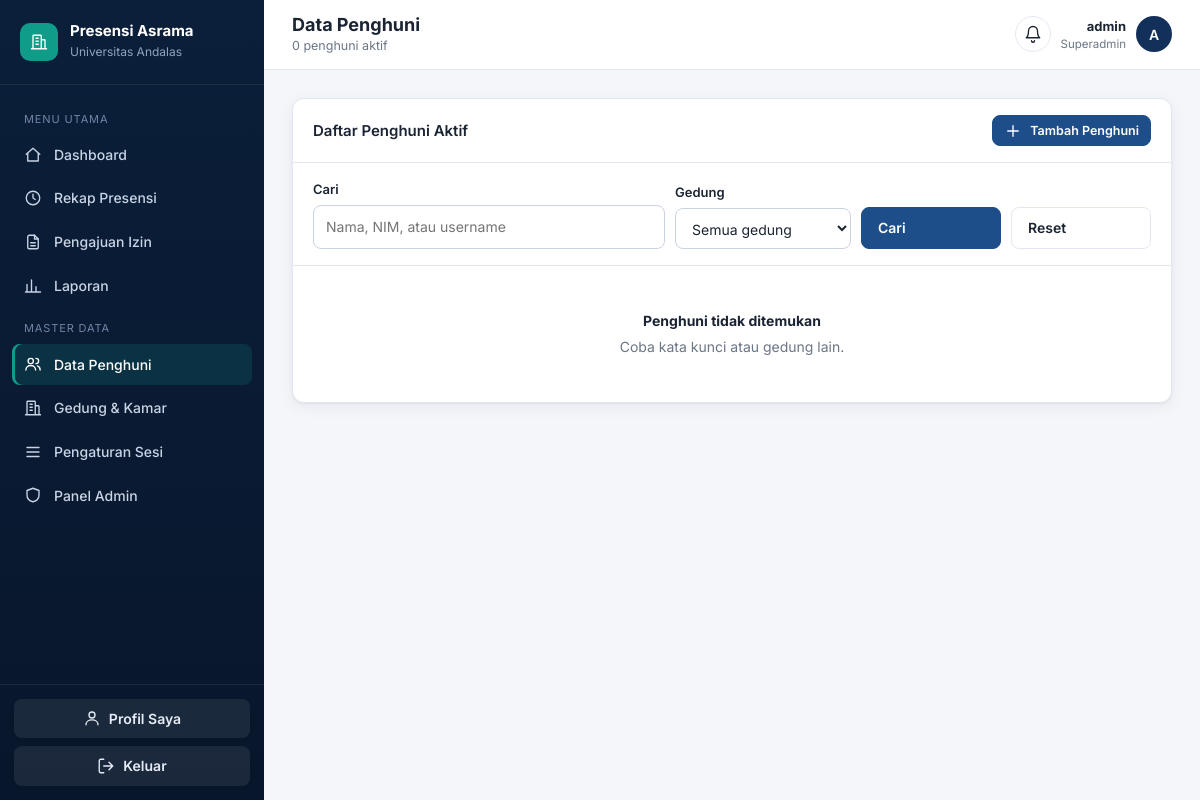
/kelola/penghuni/ (signed in), run on an earlier commit of the app's database.
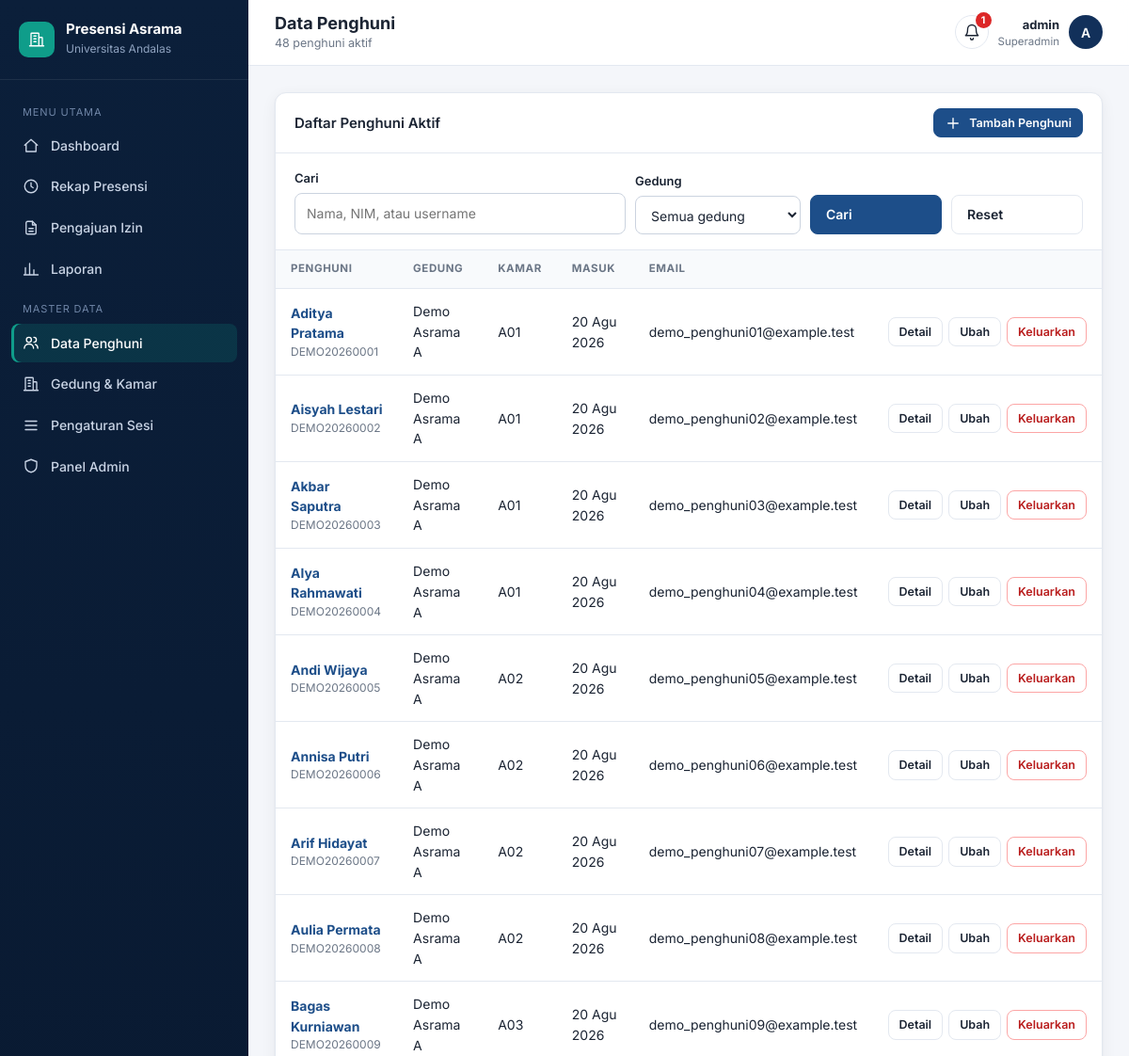
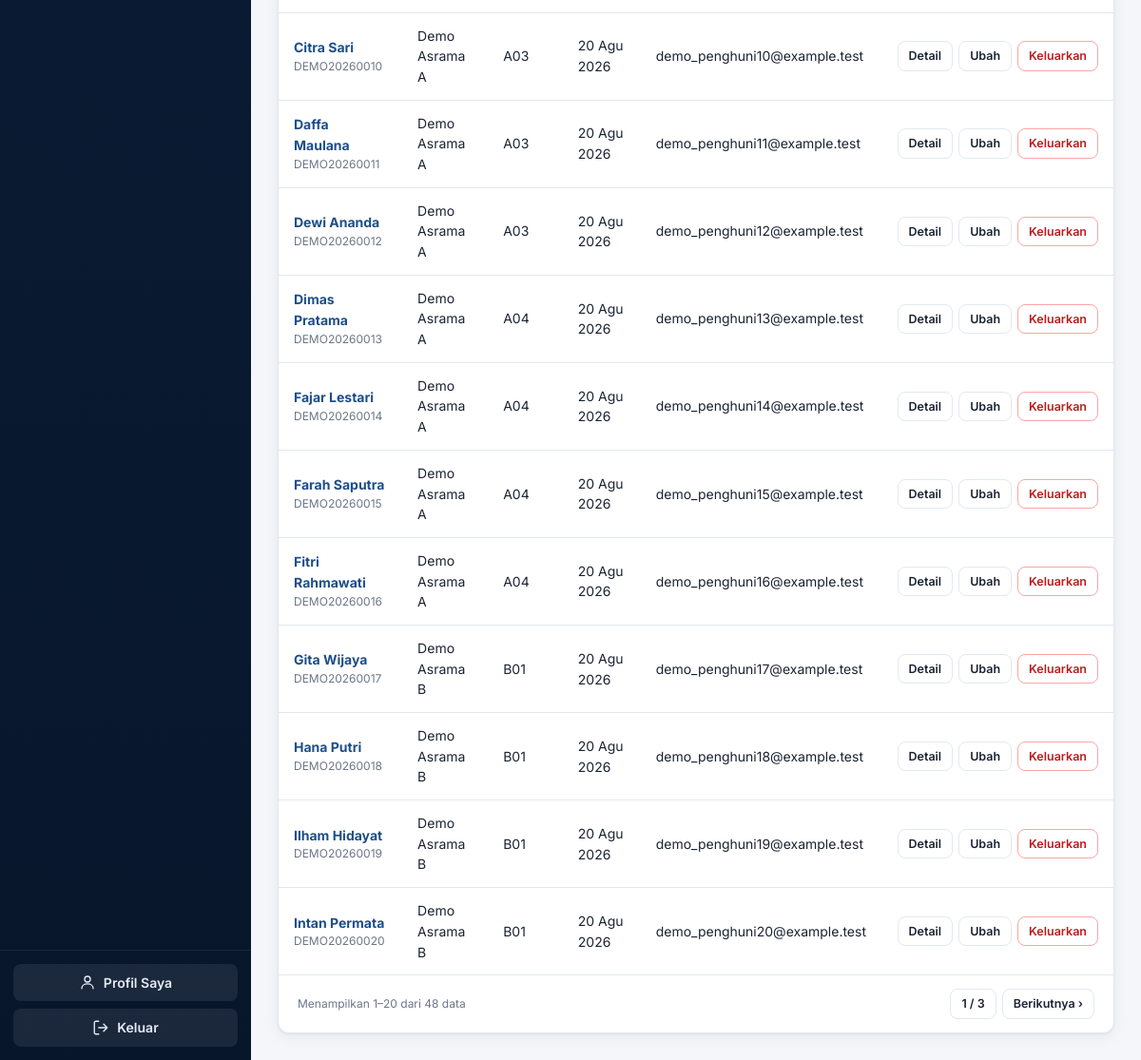
And on a later commit of the database (2 pictures, top to bottom).
### accounts/models.py (models this page shows, shortened)
class PenghuniKamar(models.Model):
    STATUS_CHOICES = (
        ('aktif', 'Aktif'),
        ('non_aktif', 'Non Aktif'),
    )
    user = models.ForeignKey(User, on_delete=models.CASCADE, related_name='riwayat_kamar')
    kamar = models.ForeignKey(Kamar, on_delete=models.CASCADE, related_name='penghuni_list')
    tanggal_masuk = models.DateField()
    tanggal_keluar = models.DateField(null=True, blank=True)
    status = models.CharField(max_length=20, choices=STATUS_CHOICES, default='aktif')

class User(AbstractUser):
    ROLE_CHOICES = (
        ('superadmin', 'Superadmin'),
        ('fasil', 'Fasilitator'),
        ('penghuni', 'Penghuni'),
    )
    nim_nip = models.CharField(max_length=30, unique=True, null=True, blank=True)
    role = models.CharField(max_length=20, choices=ROLE_CHOICES, default='penghuni')

class Kamar(models.Model):
    gedung = models.ForeignKey(Gedung, on_delete=models.CASCADE, related_name='kamar_list')
    nomor_kamar = models.CharField(max_length=10)
    kapasitas = models.PositiveIntegerField(default=2)

class Gedung(models.Model):
    nama_gedung = models.CharField(max_length=100)
    latitude = models.DecimalField(max_digits=9, decimal_places=6)
    longitude = models.DecimalField(max_digits=9, decimal_places=6)
    radius_meter = models.IntegerField(default=50, help_text="Radius toleransi dalam meter")

### accounts/views.py (the view)
# urls.py: path('kelola/penghuni/', accounts_views.penghuni_list, name='penghuni_list'),
@login_required
def penghuni_list(request):
    if not is_staf(request.user):
        return _tolak_non_staf(request)
    q = request.GET.get('q', '').strip()
    gedung_sel = request.GET.get('gedung', '').strip()
    qs = (PenghuniKamar.objects.filter(status='aktif').select_related('user', 'kamar__gedung')
          .order_by('kamar__gedung__nama_gedung', 'kamar__nomor_kamar', 'user__first_name'))
    if q:
        qs = qs.filter(Q(user__username__icontains=q) | Q(user__first_name__icontains=q)
                       | Q(user__last_name__icontains=q) | Q(user__nim_nip__icontains=q))
    if gedung_sel:
        qs = qs.filter(kamar__gedung_id=gedung_sel)
    query = request.GET.copy()
    query.pop('page', None)
    return render(request, 'penghuni_list.html', {
        'page_obj': Paginator(qs, 20).get_page(request.GET.get('page')),
        'q': q, 'gedung_sel': gedung_sel, 'gedung_list': Gedung.objects.all(),
        'total': qs.count(), 'querystring': query.urlencode(),
    })

### accounts/context_processors.py (called while the page is built, shortened)
def notifikasi(request):
    u = request.user
    if not u.is_authenticated:
        return {}
    items = []
    if is_staf(u):
        n = PengajuanIzin.objects.filter(status_persetujuan='pending').count()
        if n:
            items.append({'teks': f'{n} pengajuan izin menunggu persetujuan', 'url': reverse('izin_list'), 'tone': 'pending'})
    return {'notif_items': items}

### accounts/views.py (called while the page is built)
def is_admin(u):
    return u.is_superuser or u.role == 'superadmin'

def is_staf(u):
    return is_admin(u) or is_fasil(u)

### templates/penghuni_list.html (shortened to what this page needs)
{% extends "base.html" %}
{% block heading %}Data Penghuni{% endblock %}
{% block subheading %}{{ total }} penghuni aktif{% endblock %}
{% block content %}
<section class="card">
  <div class="card-head">
    <h2>Daftar Penghuni Aktif</h2>
    <div class="row-actions">
      <a class="btn btn-primary btn-sm" href="{% url 'penghuni_tambah' %}"><svg class="icon"><use href="#i-plus"/></svg>Tambah Penghuni</a>
    </div>
  </div>
  <form class="filters" method="get">
    <div class="field grow"><label>Cari</label><input class="input" name="q" value="{{ q }}" placeholder="Nama, NIM, atau username"></div>
    <div class="field"><label>Gedung</label>
      <select class="input" name="gedung"><option value="">Semua gedung</option>
        {% for g in gedung_list %}<option value="{{ g.id }}" {% if gedung_sel == g.id|stringformat:"s" %}selected{% endif %}>{{ g.nama_gedung }}</option>{% endfor %}</select></div>
    <div class="field" style="flex:0"><button class="btn btn-primary">Cari</button></div>
    <div class="field" style="flex:0"><a class="btn" href="{% url 'penghuni_list' %}">Reset</a></div>
  </form>
  {% if page_obj.object_list %}
  <div class="table-wrap"><table>
    <thead><tr><th>Penghuni</th><th>Gedung</th><th>Kamar</th><th>Masuk</th><th>Email</th><th></th></tr></thead>
    <tbody>{% for p in page_obj %}
      <tr><td class="who"><a href="{% url 'penghuni_detail' p.user.id %}"><b>{{ p.user.get_full_name|default:p.user.username }}</b></a><small>{{ p.user.nim_nip|default:"–" }}</small></td>
        <td>{{ p.kamar.gedung.nama_gedung }}</td><td>{{ p.kamar.nomor_kamar }}</td>
        <td>{{ p.tanggal_masuk|date:"d M Y" }}</td><td>{{ p.user.email|default:"–" }}</td>
        <td><div class="row-actions">
          <a class="btn btn-sm" href="{% url 'penghuni_detail' p.user.id %}">Detail</a>
          <a class="btn btn-sm" href="{% url 'penghuni_ubah' p.user.id %}">Ubah</a>
          <form method="post" action="{% url 'penghuni_keluar' p.user.id %}" onsubmit="return confirm('Keluarkan penghuni dari kamar?')">{% csrf_token %}<button class="btn btn-danger btn-sm">Keluarkan</button></form></div></td></tr>
    {% endfor %}</tbody>
  </table></div>
  {% include "_pagination.html" %}
  {% else %}<div class="empty"><b>Penghuni tidak ditemukan</b>Coba kata kunci atau gedung lain.</div>{% endif %}
</section>
{% endblock %}

### templates/base.html (shortened to what this page needs)
{% load static %}<!DOCTYPE html>
<html lang="id">
<head>
  <link rel="stylesheet" href="{% static 'css/app.css' %}">
</head>
<body>
{% with page=request.resolver_match.url_name %}
<div class="app">
  <aside class="sidebar" id="sidebar">
    <div class="brand">
      <div class="brand-mark"><svg class="icon"><use href="#i-building"/></svg></div>
      <div><b>Presensi Asrama</b><small>Universitas Andalas</small></div>
    </div>
    <nav class="nav">
      {% if user.is_superuser or user.role == 'superadmin' %}
        <div class="nav-label">Menu Utama</div>
        <a href="{% url 'home' %}" class="{% if page == 'home' %}active{% endif %}"><svg class="icon"><use href="#i-home"/></svg>Dashboard</a>
        <a href="{% url 'riwayat' %}" class="{% if page == 'riwayat' %}active{% endif %}"><svg class="icon"><use href="#i-clock"/></svg>Rekap Presensi</a>
        <a href="{% url 'izin_list' %}" class="{% if page == 'izin_list' or page == 'izin_detail' %}active{% endif %}"><svg class="icon"><use href="#i-file"/></svg>Pengajuan Izin</a>
        <a href="{% url 'laporan' %}" class="{% if page == 'laporan' %}active{% endif %}"><svg class="icon"><use href="#i-chart"/></svg>Laporan</a>
        <div class="nav-label">Master Data</div>
        <a href="{% url 'penghuni_list' %}" class="{% if page == 'penghuni_list' %}active{% endif %}"><svg class="icon"><use href="#i-users"/></svg>Data Penghuni</a>
        <a href="{% url 'gedung_list' %}" class="{% if page == 'gedung_list' %}active{% endif %}"><svg class="icon"><use href="#i-building"/></svg>Gedung &amp; Kamar</a>
        <a href="{% url 'sesi_list' %}" class="{% if page == 'sesi_list' or page == 'sesi_ubah' %}active{% endif %}"><svg class="icon"><use href="#i-sliders"/></svg>Pengaturan Sesi</a>
        {% if user.is_staff %}<a href="{% url 'admin:index' %}"><svg class="icon"><use href="#i-shield"/></svg>Panel Admin</a>{% endif %}
      {% endif %}
    </nav>
    <div class="sidebar-foot">
      <a class="btn" href="{% url 'profil' %}" style="margin-bottom:8px"><svg class="icon"><use href="#i-user"/></svg>Profil Saya</a>
      <form method="post" action="{% url 'logout' %}">{% csrf_token %}
        <button class="btn"><svg class="icon"><use href="#i-logout"/></svg>Keluar</button>
      </form>
    </div>
  </aside>
  <div class="main">
    <header class="topbar">
      <div><h1>{% block heading %}Dashboard{% endblock %}</h1><p>{% block subheading %}{% endblock %}</p></div>
      <div class="user-chip no-print">
        <details class="notif"><summary aria-label="Notifikasi"><svg class="icon"><use href="#i-bell"/></svg>{% if notif_items %}<em>{{ notif_items|length }}</em>{% endif %}</summary>
          </details>
        <div class="meta"><b>{{ user.get_full_name|default:user.username }}</b>
          <small>{% if user.is_superuser %}Superadmin{% else %}{{ user.get_role_display }}{% endif %}{% if user.nim_nip %} · {{ user.nim_nip }}{% endif %}</small></div>
        <a href="{% url 'profil' %}" class="avatar" style="text-decoration:none">{{ user.get_full_name|default:user.username|slice:":1"|upper }}</a>
      </div>
    </header>
    <main class="content">
      {% block content %}{% endblock %}
    </main>
  </div>
</div>
{% endwith %}
</body>
</html>

What changed in the data, as far as the page shows it:
added PenghuniKamar: user.get_full_name "Aditya Pratama", user.nim_nip "DEMO20260001", kamar.gedung.nama_gedung "Demo Asrama A", kamar.nomor_kamar "A01", tanggal_masuk "20 Agu 2026", user.email "demo_penghuni01@example.test"
added PenghuniKamar: user.get_full_name "Aisyah Lestari", user.nim_nip "DEMO20260002", kamar.gedung.nama_gedung "Demo Asrama A", kamar.nomor_kamar "A01", tanggal_masuk "20 Agu 2026", user.email "demo_penghuni02@example.test"
added PenghuniKamar: user.get_full_name "Akbar Saputra", user.nim_nip "DEMO20260003", kamar.gedung.nama_gedung "Demo Asrama A", kamar.nomor_kamar "A01", tanggal_masuk "20 Agu 2026", user.email "demo_penghuni03@example.test"
added PenghuniKamar: user.get_full_name "Alya Rahmawati", user.nim_nip "DEMO20260004", kamar.gedung.nama_gedung "Demo Asrama A", kamar.nomor_kamar "A01", tanggal_masuk "20 Agu 2026", user.email "demo_penghuni04@example.test"
added PenghuniKamar: user.get_full_name "Andi Wijaya", user.nim_nip "DEMO20260005", kamar.gedung.nama_gedung "Demo Asrama A", kamar.nomor_kamar "A02", tanggal_masuk "20 Agu 2026", user.email "demo_penghuni05@example.test"
added PenghuniKamar: user.get_full_name "Annisa Putri", user.nim_nip "DEMO20260006", kamar.gedung.nama_gedung "Demo Asrama A", kamar.nomor_kamar "A02", tanggal_masuk "20 Agu 2026", user.email "demo_penghuni06@example.test"
added PenghuniKamar: user.get_full_name "Arif Hidayat", user.nim_nip "DEMO20260007", kamar.gedung.nama_gedung "Demo Asrama A", kamar.nomor_kamar "A02", tanggal_masuk "20 Agu 2026", user.email "demo_penghuni07@example.test"
added PenghuniKamar: user.get_full_name "Aulia Permata", user.nim_nip "DEMO20260008", kamar.gedung.nama_gedung "Demo Asrama A", kamar.nomor_kamar "A02", tanggal_masuk "20 Agu 2026", user.email "demo_penghuni08@example.test"
added PenghuniKamar: user.get_full_name "Bagas Kurniawan", user.nim_nip "DEMO20260009", kamar.gedung.nama_gedung "Demo Asrama A", kamar.nomor_kamar "A03", tanggal_masuk "20 Agu 2026", user.email "demo_penghuni09@example.test"
added PenghuniKamar: user.get_full_name "Citra Sari", user.nim_nip "DEMO20260010", kamar.gedung.nama_gedung "Demo Asrama A", kamar.nomor_kamar "A03", tanggal_masuk "20 Agu 2026", user.email "demo_penghuni10@example.test"
added PenghuniKamar: user.get_full_name "Daffa Maulana", user.nim_nip "DEMO20260011", kamar.gedung.nama_gedung "Demo Asrama A", kamar.nomor_kamar "A03", tanggal_masuk "20 Agu 2026", user.email "demo_penghuni11@example.test"
added PenghuniKamar: user.get_full_name "Dewi Ananda", user.nim_nip "DEMO20260012", kamar.gedung.nama_gedung "Demo Asrama A", kamar.nomor_kamar "A03", tanggal_masuk "20 Agu 2026", user.email "demo_penghuni12@example.test"
added PenghuniKamar: user.get_full_name "Dimas Pratama", user.nim_nip "DEMO20260013", kamar.gedung.nama_gedung "Demo Asrama A", kamar.nomor_kamar "A04", tanggal_masuk "20 Agu 2026", user.email "demo_penghuni13@example.test"
added PenghuniKamar: user.get_full_name "Fajar Lestari", user.nim_nip "DEMO20260014", kamar.gedung.nama_gedung "Demo Asrama A", kamar.nomor_kamar "A04", tanggal_masuk "20 Agu 2026", user.email "demo_penghuni14@example.test"
added PenghuniKamar: user.get_full_name "Farah Saputra", user.nim_nip "DEMO20260015", kamar.gedung.nama_gedung "Demo Asrama A", kamar.nomor_kamar "A04", tanggal_masuk "20 Agu 2026", user.email "demo_penghuni15@example.test"
added PenghuniKamar: user.get_full_name "Fitri Rahmawati", user.nim_nip "DEMO20260016", kamar.gedung.nama_gedung "Demo Asrama A", kamar.nomor_kamar "A04", tanggal_masuk "20 Agu 2026", user.email "demo_penghuni16@example.test"
added PenghuniKamar: user.get_full_name "Gita Wijaya", user.nim_nip "DEMO20260017", kamar.gedung.nama_gedung "Demo Asrama B", kamar.nomor_kamar "B01", tanggal_masuk "20 Agu 2026", user.email "demo_penghuni17@example.test"
added PenghuniKamar: user.get_full_name "Hana Putri", user.nim_nip "DEMO20260018", kamar.gedung.nama_gedung "Demo Asrama B", kamar.nomor_kamar "B01", tanggal_masuk "20 Agu 2026", user.email "demo_penghuni18@example.test"
added PenghuniKamar: user.get_full_name "Ilham Hidayat", user.nim_nip "DEMO20260019", kamar.gedung.nama_gedung "Demo Asrama B", kamar.nomor_kamar "B01", tanggal_masuk "20 Agu 2026", user.email "demo_penghuni19@example.test"
added PenghuniKamar: user.get_full_name "Intan Permata", user.nim_nip "DEMO20260020", kamar.gedung.nama_gedung "Demo Asrama B", kamar.nomor_kamar "B01", tanggal_masuk "20 Agu 2026", user.email "demo_penghuni20@example.test"
Also different on the page:
{{ total }}: "0" → "48"
{{ notif_items|length }}: (not shown) → "1"
{{ page_obj.start_index }}: (not shown) → "1"
{{ page_obj.end_index }}: (not shown) → "20"
{{ page_obj.paginator.count }}: (not shown) → "48"
{{ page_obj.number }}: (not shown) → "1"
{{ page_obj.paginator.num_pages }}: (not shown) → "3"
text no longer shown: "Penghuni tidak ditemukan Coba kata kunci atau gedung lain."
text now shown: "PENGHUNI GEDUNG KAMAR MASUK EMAIL Menampilkan – dari data / Berikutnya ›"
